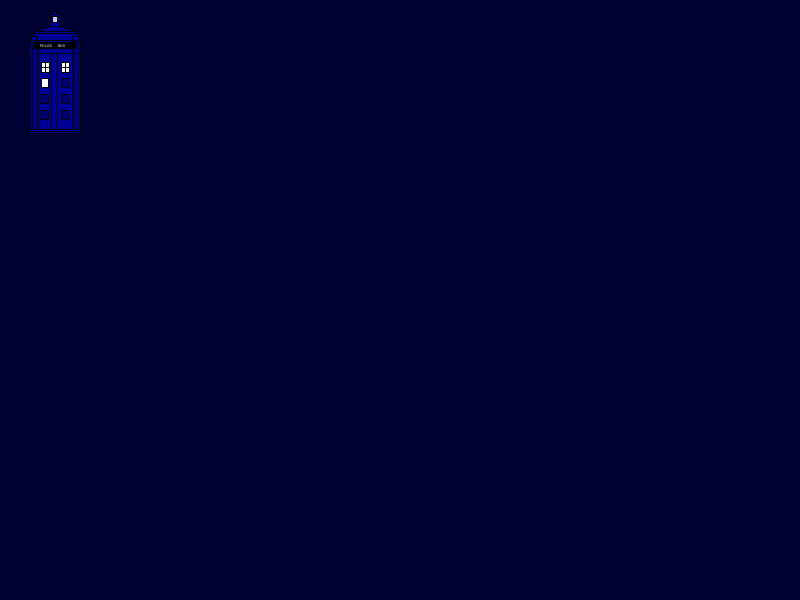
Frame 1 (no input)
Frame 60 (the mouse pressed at the canvas centre just before this capture): identical to frame 1, image omitted
Frame 120 (the mouse held since frame 60 and released just before this capture): identical to frame 1, image omitted

The Processing sketch that drew this single still picture (run headless with seeded random() and noise(); from frame 60 on, the mouse is pressed at the canvas centre):

// Processing sketch: tardis
// ── tardis.pde
int tx = 30; 
int ty = 40;
int unit = 1;
int tSpeed = 15;

void setup() {
  size(800, 600);
  background(0, 0, 50);
  smooth();
}

void draw() {
  background(0, 0, 50);
  tardis(tx, ty);
}

void keyPressed() {
  if (keyCode == UP) ty-=tSpeed;
  if (keyCode == DOWN) ty+=tSpeed;
  if (keyCode == LEFT) tx-=tSpeed;
  if (keyCode == RIGHT) tx+=tSpeed;
}

void tardis(int x, int y) {
  //tardis
  fill(0, 0, 150);
  noStroke();
  rect(x, y, 50*unit, 89*unit);
  stroke(0);
  rect(x, y, 2*unit, 89*unit);
  rect(x+6*unit, y, 2*unit, 89*unit);
  rect(x+42*unit, y, 2*unit, 89*unit);
  rect(x+48*unit, y, 2*unit, 89*unit);
  line(x, y, x+48*unit, y);
  line(x, y+89*unit, x+48*unit, y+89*unit);
  line(x-2*unit, y+91*unit, x+50*unit, y+91*unit);
  line(x-4*unit, y+93*unit, x+54*unit, y+93*unit);
  line(x, y+89*unit, x-4*unit, y+93*unit);
  line(x+48*unit, y+89*unit, x+54*unit, y+93*unit);
  line(x+21*unit, y+89*unit, x+21*unit, y+13*unit);
  line(x+27*unit, y+89*unit, x+27*unit, y+13*unit);
  line(x+8*unit, y+13*unit, x+42*unit, y+13*unit);
  // sign
  fill(0);
  rect(x+4*unit, y+2*unit, 42*unit, 6*unit);
  textSize(4*unit);
  fill(255);
  text("POLICE       BOX", x+10*unit, y+7*unit);
  //tardis
  fill(0, 0, 150);
  rect(x-2*unit, y+6*unit, 2*unit, 8*unit);
  rect(x+50*unit, y+6*unit, 2*unit, 8*unit);
  triangle(x+7*unit, y-9*unit, x+44*unit, y-9*unit, x+24*unit, y-16*unit);
  ellipse(x+25*unit, y-26*unit, 5*unit, 5*unit);
  fill(200, 200, 255);
  rectMode(CORNERS);
  rect(x+27*unit, y-26*unit, x+19*unit, y-18*unit);
  rectMode(CORNER);
  fill(0, 0, 150);
  rect(x+19*unit, y-18*unit, 11*unit, 4*unit);
  rect(x+20*unit, y-24*unit, 2*unit, 6*unit);
  rect(x+27*unit, y-24*unit, 2*unit, 6*unit);
  rect(x+19*unit, y-26*unit, 11*unit, 2*unit);
  rect(x+5*unit, y-9*unit, 41*unit, 7*unit);
  rect(x+3*unit, y-7*unit, 45*unit, 7*unit);
  rect(x+1*unit, y-4*unit, 2*unit, 4*unit);
  rect(x+1*unit, y-4*unit, 4*unit, 4*unit);
  rect(x+1*unit, y-4*unit, 6*unit, 4*unit);
  rect(x+43*unit, y-4*unit, 2*unit, 4*unit);
  rect(x+43*unit, y-4*unit, 4*unit, 4*unit);
  rect(x+43*unit, y-4*unit, 6*unit, 4*unit);
  // windows
  fill(0, 0, 115);
  rect(x+11*unit, y+54*unit, 7*unit, 9*unit);
  rect(x+11*unit, y+70*unit, 7*unit, 9*unit);
  rect(x+31*unit, y+38*unit, 7*unit, 9*unit);
  rect(x+31*unit, y+54*unit, 7*unit, 9*unit);
  rect(x+31*unit, y+70*unit, 7*unit, 9*unit);
  fill(255);
  rect(x+11*unit, y+22*unit, 8*unit, 10*unit);
  line(x+11*unit, y+27*unit, x+19*unit, y+27*unit);
  line(x+15*unit, y+22*unit, x+15*unit, y+32*unit);
  rect(x+31*unit, y+22*unit, 8*unit, 10*unit);
  line(x+31*unit, y+27*unit, x+39*unit, y+27*unit);
  line(x+35*unit, y+22*unit, x+35*unit, y+32*unit);
  rect(x+11*unit, y+38*unit, 7*unit, 9*unit);
  stroke(0, 0, 150);
  line(x, y+90*unit, x+49*unit, y+90*unit);
  line(x-2*unit, y+92*unit, x+51*unit, y+92*unit);
}
